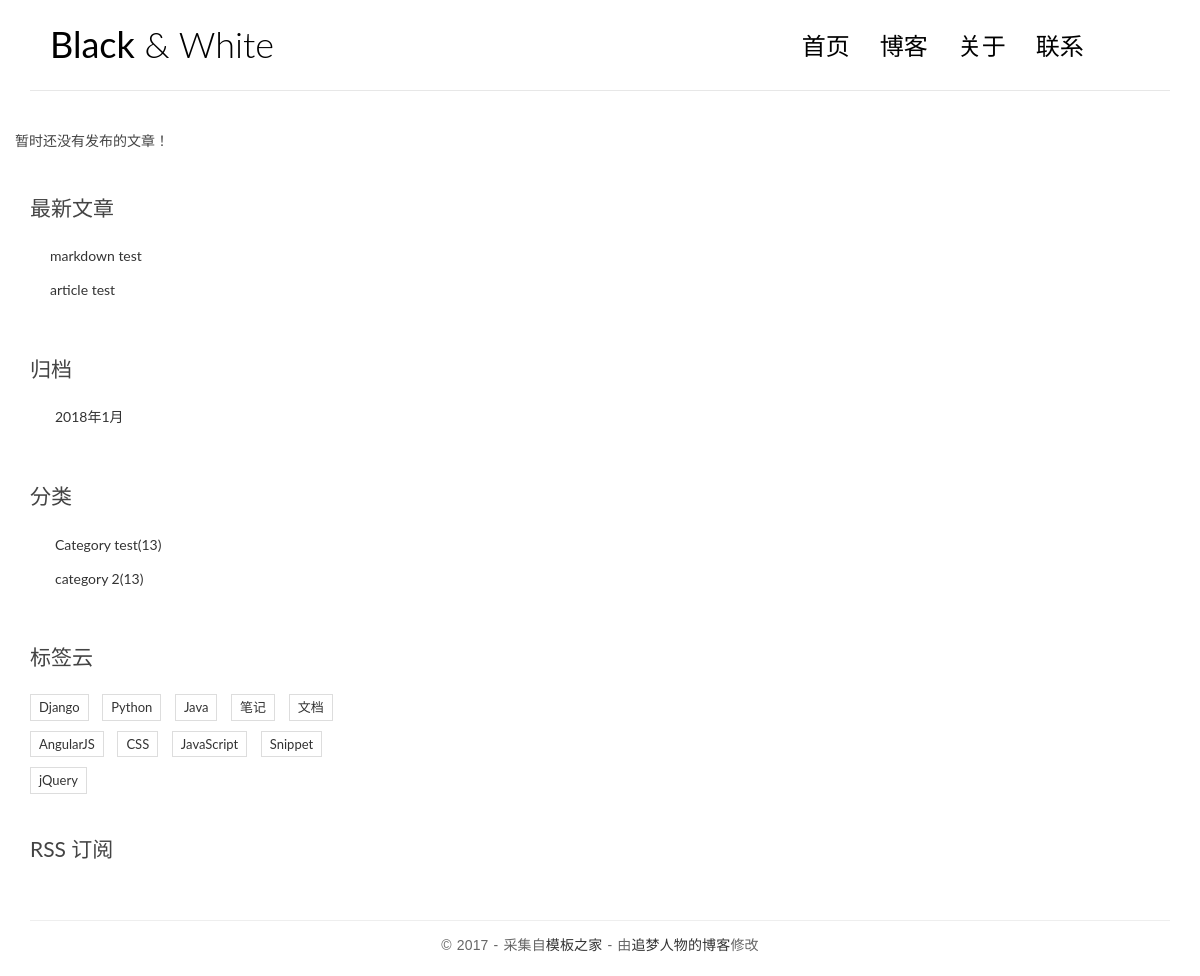
The page /archives/2018/2/ on the database as committed earlier.
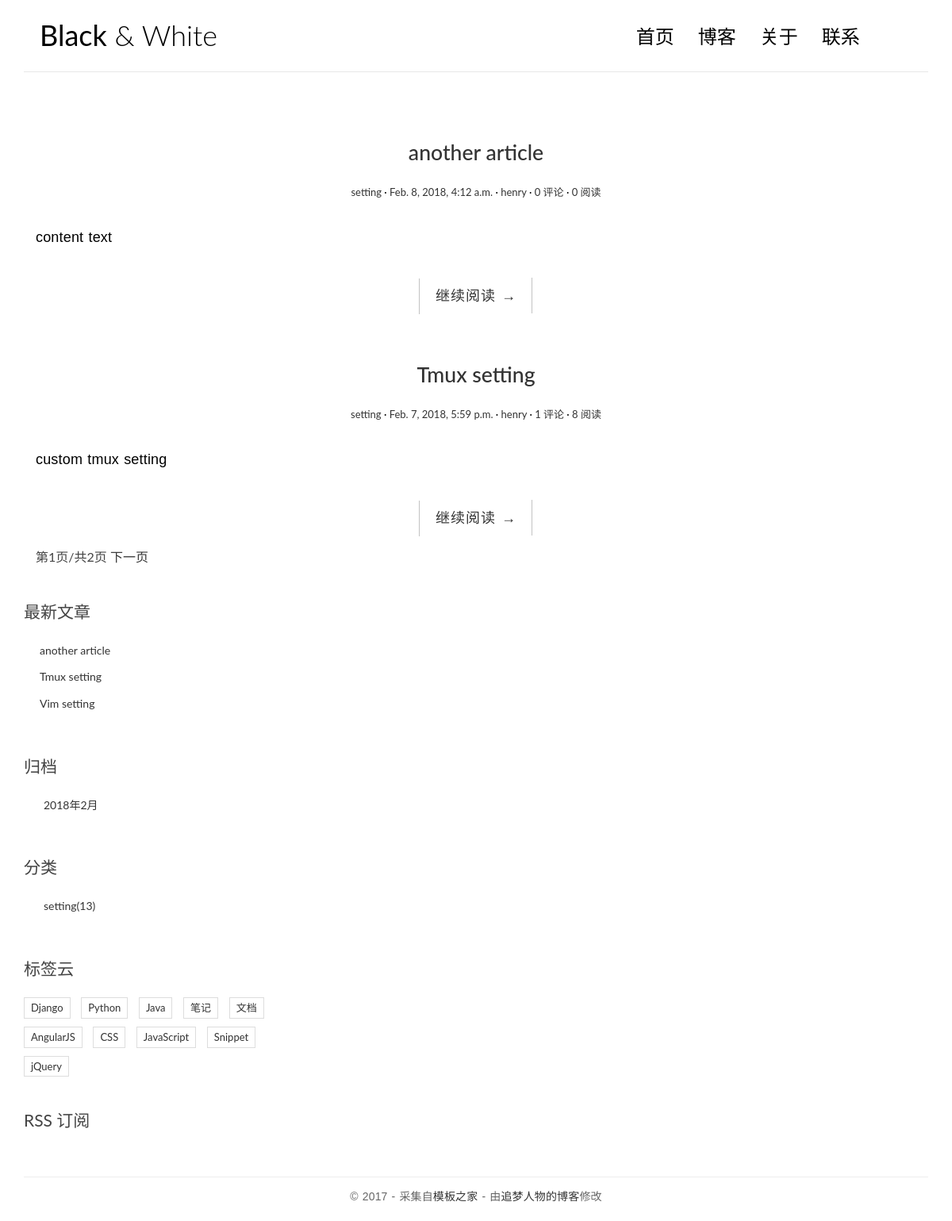
The same page on the database as committed later.
### blog/models.py (models this page shows, shortened)
class Article(models.Model):
    title = models.CharField(max_length=70)
    text = models.TextField()
    created_time = models.DateTimeField()
    modified_time = models.DateTimeField()
    excerpt = models.CharField(max_length=200, blank=True, null=True)
    category = models.ForeignKey(Category)
    tags = models.ManyToManyField(Tag, blank=True)
    author = models.ForeignKey(User)
    views = models.PositiveIntegerField(default=0)
    def get_absolute_url(self):
        from django.core.urlresolvers import reverse
        return reverse('blog:detail', kwargs={'pk': self.pk})
    class Meta:
        ordering = ['-created_time', 'title']

class Category(models.Model):
    name = models.CharField(max_length=100)

### blog/views.py (the view)
# urls.py: url(r'^archives/(?P<year>[0-9]{4})/(?P<month>[0-9]{1,2})/$', views.ArchivesView.as_view(), name="archives"),
class ArchivesView(IndexView):
    def get_queryset(self):
        year = self.kwargs.get('year')
        month = self.kwargs.get('month')
        return super(ArchivesView,self).get_queryset().filter(created_time__year=year, created_time__month=month)

### blog/templatetags/blog_tags.py (called while the page is built)
@register.simple_tag
def get_recent_articles(num=5):
    return Article.objects.all().order_by("-created_time")[:num]

@register.simple_tag
def archives():
    return Article.objects.dates("created_time", "month", "DESC")

@register.simple_tag
def get_category():
    return Category.objects.all()

### templates/blog/index.html (shortened to what this page needs)
{% extends "base.html" %}
{% block main %}
    {% for article in articles %}
    <article class='post post-{{ article.pk }}'>
        <header class="entry-header">
            <h1 class="entry-title">
                <a href="{{ article.get_absolute_url }}">{{ article.title }}</a>
            </h1>
            <div class="entry-meta">
                <span class="post-category"><a href="#">{{ article.category.name }}</a></span>
                <span class="post-date"><a href="#"><time class="entry-date"
                    datetime="{{ article.created_time }}">{{ article.created_time }}</time></a></span>
                <span class="post-author"><a href="#">{{ article.author.username }}</a></span>
				<span class="comments-link"><a href="#">{{ article.comment_set.count }} 评论</a></span>
				<span class="views-count"><a href="#">{{ article.views }} 阅读</a></span>
            </div>
        </header>
        <div class="entry-content clearfix">
                <p>{{ article.excerpt }}</p>
                <div class="read-more cl-effect-14">
                    <a href="{{ article.get_absolute_url }}" class="more-link">继续阅读 <span class="meta-nav">→</span></a>
                </div>
            </div>
    </article>
    {% empty %}
    <div class="no-post">暂时还没有发布的文章！</div>
    {% endfor %}
    {% if is_paginated %}
    <div class="pagination-simple">
        <span class="current">第{{ page_obj.number }}页/共{{ paginator.num_pages }}页</span>
        {% if page_obj.has_next %}
        <a href="?page={{ page_obj.next_page_number }}">下一页</a>
        {% endif %}
    </div>
    {% endif %}
{% endblock main %}

### templates/base.html (shortened to what this page needs)
<!DOCTYPE html>
{% load staticfiles %}
{% load blog_tags %}
<html>
<head>
    <link rel="stylesheet" href="http://cdn.bootcss.com/bootstrap/3.3.7/css/bootstrap.min.css">
    <link rel="stylesheet" href="http://code.ionicframework.com/ionicons/2.0.1/css/ionicons.min.css">
    <link rel="stylesheet" href="{% static 'blog/css/pace.css' %}">
    <link rel="stylesheet" href="{% static 'blog/css/custom.css' %}">
    <link rel="stylesheet" href="{% static 'blog/css/highlights/github.css' %}">
</head>
<body>
<div class="container">
    <header id="site-header">
        <div class="row">
            <div class="col-md-4 col-sm-5 col-xs-8">
                <div class="logo">
                    <h1><a href="{% url 'blog:index' %}"><b>Black</b> &amp; White</a></h1>
                </div>
            </div>
            <div class="col-md-8 col-sm-7 col-xs-4">
                <nav class="main-nav" role="navigation">
                    <div class="collapse navbar-collapse" id="bs-example-navbar-collapse-1">
                        <ul class="nav navbar-nav navbar-right">
                            <li class="cl-effect-11"><a href="index.html" data-hover="首页">首页</a></li>
                            <li class="cl-effect-11"><a href="full-width.html" data-hover="博客">博客</a></li>
                            <li class="cl-effect-11"><a href="about.html" data-hover="关于">关于</a></li>
                            <li class="cl-effect-11"><a href="contact.html" data-hover="联系">联系</a></li>
                        </ul>
                    </div>
                </nav>
            </div>
        </div>
    </header>
</div>
<div class="content-body">
    <div class="container">
        <div class="row">
            <main>
                {% block main %}
                {% endblock main %}
            </main>
            <aside class="col-md-4">
                <div class="widget widget-recent-posts">
                    <h3 class="widget-title">最新文章</h3>
                    {% get_recent_articles as list %}
                    <ul>
                        {% for article in list %}
                        <li>
                            <a href="{{ article.get_absolute_url }}">{{ article.title }}</a>
                        </li>
                        {% empty %}
                        暂无文章
                        {% endfor %}
                    </ul>
                </div>
                <div class="widget widget-archives">
                    <h3 class="widget-title">归档</h3>
                    {% archives as list %}
                    <ul>
                        {% for item in list %}
                        <li>
                            <a href="{% url 'blog:archives' item.year item.month %}">{{ item.year }}年{{ item.month }}月</a>
                        </li>
                        {% empty %}
                        暂无归档
                        {% endfor %}
                    </ul>
                </div>
                <div class="widget widget-category">
                    <h3 class="widget-title">分类</h3>
                    {% get_category as list %}
                    <ul>
                        {% for item in list %}
                        <li>
                            <a href="{% url 'blog:category' item.pk %}">{{ item.name }}<span class="post-count">(13)</span></a>
                        </li>
                        {% empty %}
                        暂无分类
                        {% endfor %}
                    </ul>
                </div>
                <div class="widget widget-tag-cloud">
                    <h3 class="widget-title">标签云</h3>
                    <ul>
                        <li>
                            <a href="#">Django</a>
                        </li>
                        <li>
                            <a href="#">Python</a>
                        </li>
                        <li>
                            <a href="#">Java</a>
                        </li>
                        <li>
                            <a href="#">笔记</a>
                        </li>
                        <li>
                            <a href="#">文档</a>
                        </li>
                        <li>
                            <a href="#">AngularJS</a>
                        </li>
                        <li>
                            <a href="#">CSS</a>
                        </li>
                        <li>
                            <a href="#">JavaScript</a>
                        </li>
                        <li>
                            <a href="#">Snippet</a>
                        </li>
                        <li>
                            <a href="#">jQuery</a>
                        </li>
                    </ul>
                </div>
                <div class="rss">
                    <a href=""> RSS 订阅</a>
                </div>
            </aside>
        </div>
    </div>
</div>
<footer id="site-footer">
    <div class="container">
        <div class="row">
            <div class="col-md-12">
                <p class="copyright">&copy 2017 - 采集自<a href="http://www.cssmoban.com/"
                                                        target="_blank" title="模板之家">模板之家</a>
                    - 由<a href="http://zmrenwu.com/" title="网页模板" target="_blank">追梦人物的博客</a>修改
                </p>
            </div>
        </div>
    </div>
</footer>
</body>
</html>

### blog/static/blog/css/custom.css (style rules this page uses)
* { outline: none; }
h1, h2, h3, h4, h5, h6 { margin-top: 0; }
b { font-weight: 400; }
a { color: #333; }
body { color: #444; font-family: 'Lato', sans-serif; }
p { font-family: 'Ubuntu', sans-serif; font-weight: 400; word-spacing: 1px; letter-spacing: 0.01em; }
#site-header { background-color: #FFF; padding: 25px 20px; margin-bottom: 40px; border-bottom: 1px solid #e7e7e7; }
.logo h1 a { color: #000; }
.logo h1 { margin: 0; font-family: 'Lato', sans-serif; font-weight: 300; }
.main-nav { margin-top: 11px; max-width: 95%; }
.main-nav a { color: #000000 !important; padding: 0 0 5px 0 !important; margin-right: 30px; font-family: 'Lato', sans-serif; font-weight: 300; font-size: 24px; }
.cl-effect-11 a { padding: 10px 0; color: #0972b4; text-shadow: none; }
.cl-effect-11 a::before { position: absolute; top: 0; left: 0; overflow: hidden; padding: 0 0 5px 0 !important; max-width: 0; border-bottom: 1px solid #000; color: #000; content: attr(data-hover); white-space: nowrap; -webkit-transition: max-width 0.5s; -moz-transition: max-width 0.5s; transition: max-width 0.5s; }
.content-body { padding-bottom: 4em; }
.post { background: #fff; padding: 30px 30px 0; }
.entry-title { text-align: center; font-size: 1.9em; margin-bottom: 20px; line-height: 1.6; padding: 10px 20px 0; }
.entry-meta { text-align: center; color: #DDDDDD; font-size: 13px; margin-bottom: 30px; }
.entry-content { font-size: 18px; line-height: 1.9; font-weight: 300; color: #000; }
.post-category::after, .post-date::after, .post-author::after, .comments-link::after { content: ' ·'; color: #000; }
.read-more { font-family: 'Ubuntu', sans-serif; font-weight: 400; word-spacing: 1px; letter-spacing: 0.01em; text-align: center; margin-top: 20px; }
.cl-effect-14 a { padding: 0 20px; height: 45px; line-height: 45px; position: relative; display: inline-block; margin: 15px 25px; letter-spacing: 1px; font-weight: 400; text-shadow: 0 0 1px rgba(255, 255, 255, 0.3); }
.cl-effect-14 a::before, .cl-effect-14 a::after { position: absolute; width: 45px; height: 1px; background: #C3C3C3; content: ''; -webkit-transition: all 0.3s; -moz-transition: all 0.3s; transition: all 0.3s; pointer-events: none; }
.cl-effect-14 a::before { top: 0; left: 0; -webkit-transform: rotate(90deg); -moz-transform: rotate(90deg); transform: rotate(90deg); -webkit-transform-origin: 0 0; -moz-transform-origin: 0 0; transform-origin: 0 0; }
.cl-effect-14 a::after { right: 0; bottom: 0; -webkit-transform: rotate(90deg); -moz-transform: rotate(90deg); transform: rotate(90deg); -webkit-transform-origin: 100% 0; -moz-transform-origin: 100% 0; transform-origin: 100% 0; }
.widget { background: #fff; padding: 30px 0 0; }
.widget-title { font-size: 1.5em; margin-bottom: 20px; line-height: 1.6; padding: 10px 0 0; font-weight: 400; }
.widget-recent-posts ul { padding: 0; margin: 0; padding-left: 20px; }
.widget-recent-posts ul li { list-style-type: none; position: relative; line-height: 170%; margin-bottom: 10px; }
.widget-recent-posts ul li::before { content: '\f3d3'; font-family: "Ionicons"; position: absolute; left: -17px; top: 3px; font-size: 16px; color: #000; }
.widget-archives ul { padding: 0; margin: 0; padding-left: 25px; }
.widget-archives ul li { list-style-type: none; position: relative; line-height: 170%; margin-bottom: 10px; }
.widget-archives ul li::before { content: '\f3f3'; font-family: "Ionicons"; position: absolute; left: -25px; top: 1px; font-size: 16px; color: #000; }
.widget-category ul { padding: 0; margin: 0; padding-left: 25px; }
.widget-category ul li { list-style-type: none; position: relative; line-height: 170%; margin-bottom: 10px; }
.widget-category ul li::before { content: '\f3fe'; font-family: "Ionicons"; position: absolute; left: -25px; top: 1px; font-size: 18px; color: #000; }
.widget-tag-cloud ul { padding: 0; margin: 0; margin-right: -10px; }
.widget-tag-cloud ul li { list-style-type: none; font-size: 13px; display: inline-block; margin-right: 10px; margin-bottom: 10px; padding: 3px 8px; border: 1px solid #ddd; }
.rss { font-size: 21px; margin-top: 30px; }
.rss a { color: #444; }
#site-footer { padding-top: 10px; padding: 0 0 1.5em 0; }
.copyright { text-align: center; padding-top: 1em; margin: 0; border-top: 1px solid #eee; color: #666; }
.pagination-simple { padding-left: 30px; font-size: 16px; }

Rows that differ between the two databases and show on the page:
removed Article: title "markdown test", shown under "最新文章"
removed Article: title "article test", shown under "最新文章"
removed Category: name "Category test"
removed Category: name "category 2"
added Article: title "another article", category.name "setting", created_time "Feb. 8, 2018, 4:12 a.m.", author.username "henry", comment_set.count "0", views "0", excerpt "content text"
added Article: title "Tmux setting", category.name "setting", created_time "Feb. 7, 2018, 5:59 p.m.", author.username "henry", comment_set.count "1", views "8", excerpt "custom tmux setting"
added Article: title "Vim setting", shown under "最新文章"
added Category: name "setting"
Other text that changed with them:
{{ page_obj.number }}: (not shown) → "1"
{{ paginator.num_pages }}: (not shown) → "2"
text no longer shown: "暂时还没有发布的文章！"
text now shown: "第 页/共 页 下一页"
new list line: "2018 年 2 月"
list line gone: "2018 年 1 月"
